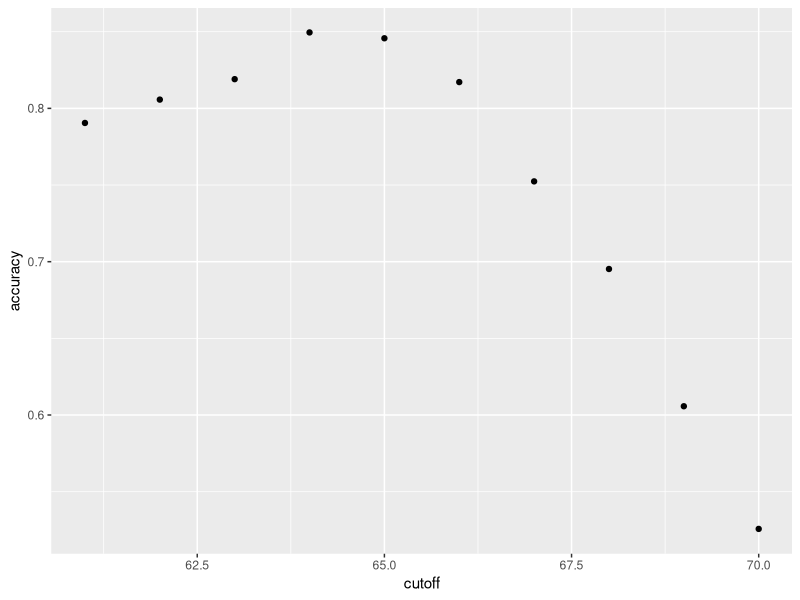
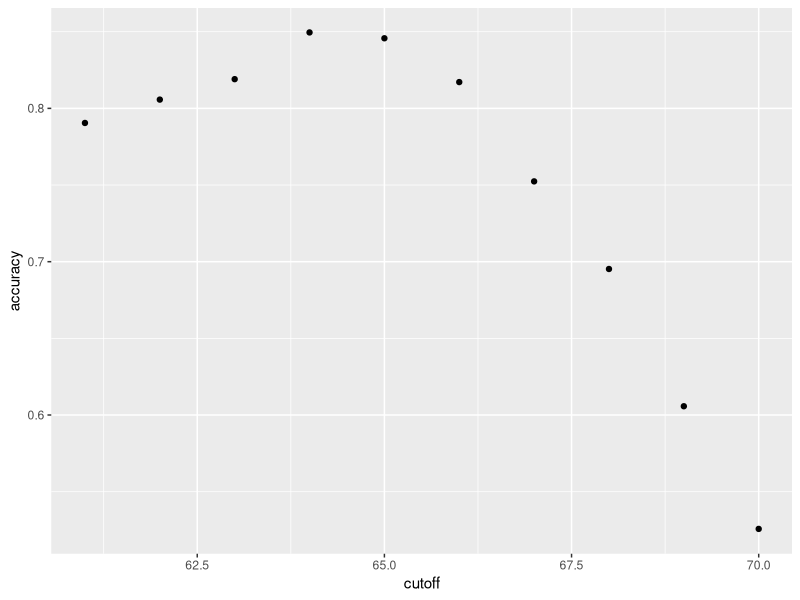

Recreate these plots in R, in order.
library(tidyverse)
library(caret)
library(e1071)
library(dslabs)
data(heights)

# define the outcome and predictors
y <- heights$sex
x <- heights$height

# generate training and test sets
set.seed(2007)
test_index <- createDataPartition(y, times = 1, p = 0.5, list = FALSE)
test_set <- heights[test_index, ]
train_set <- heights[-test_index, ]

# guess the outcome
y_hat <- sample(c("Male", "Female"), length(test_index), replace = TRUE)
y_hat <- sample(c("Male", "Female"), length(test_index), replace = TRUE) %>% 
  factor(levels = levels(test_set$sex))

# compute accuracy
mean(y_hat == test_set$sex) #proportion of prediction that are actually true
heights %>% group_by(sex) %>% summarize(mean(height), sd(height))
y_hat <- ifelse(x > 62, "Male", "Female") %>% factor(levels = levels(test_set$sex))
mean(y == y_hat)

# examine the accuracy of 10 cutoffs
cutoff <- seq(61, 70)
accuracy <- map_dbl(cutoff, function(x){
  y_hat <- ifelse(train_set$height > x, "Male", "Female") %>% 
    factor(levels = levels(test_set$sex))
  mean(y_hat == train_set$sex)
})
max(accuracy)
best_cutoff <- cutoff[which.max(accuracy)]
best_cutoff
y_hat <- ifelse(test_set$height > best_cutoff, "Male", "Female") %>% 
  factor(levels = levels(test_set$sex))
y_hat <- factor(y_hat)
mean(y_hat == test_set$sex)

resume<-data.frame(cutoff,accuracy)
resume %>% 
  ggplot(aes(x=cutoff,y=accuracy)) +
  geom_point(stat = 'identity')

#confision matrix
# tabulate each combination of prediction and actual value
table(predicted = y_hat, actual = test_set$sex)
test_set %>% 
  mutate(y_hat = y_hat) %>%
  group_by(sex) %>% 
  summarize(accuracy = mean(y_hat == sex))
prev <- mean(y == "Male")
prev
confusionMatrix(data = y_hat, reference = test_set$sex)

# maximize F-score
cutoff <- seq(61, 70)
F_1 <- map_dbl(cutoff, function(x){
  y_hat <- ifelse(train_set$height > x, "Male", "Female") %>% 
    factor(levels = levels(test_set$sex))
  F_meas(data = y_hat, reference = factor(train_set$sex))
})
max(F_1)

best_cutoff <- cutoff[which.max(F_1)]
best_cutoff
y_hat <- ifelse(test_set$height > best_cutoff, "Male", "Female") %>% 
  factor(levels = levels(test_set$sex))
sensitivity(data = y_hat, reference = test_set$sex)
specificity(data = y_hat, reference = test_set$sex)

confusionMatrix(data = y_hat, reference = test_set$sex)

resume<-data.frame(cutoff,accuracy)
resume%>% 
  ggplot(aes(x=cutoff,y=accuracy)) +
  geom_point(stat = 'identity')
